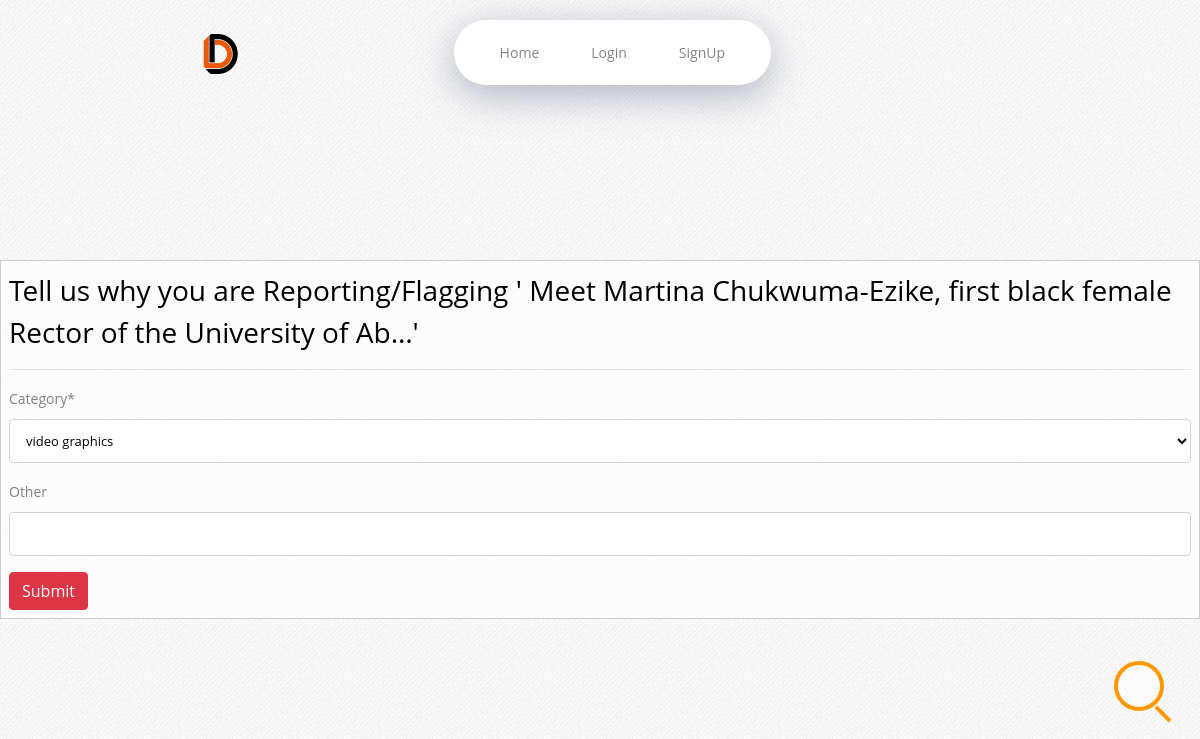
Before: /post/flag/17/ with the older database file.
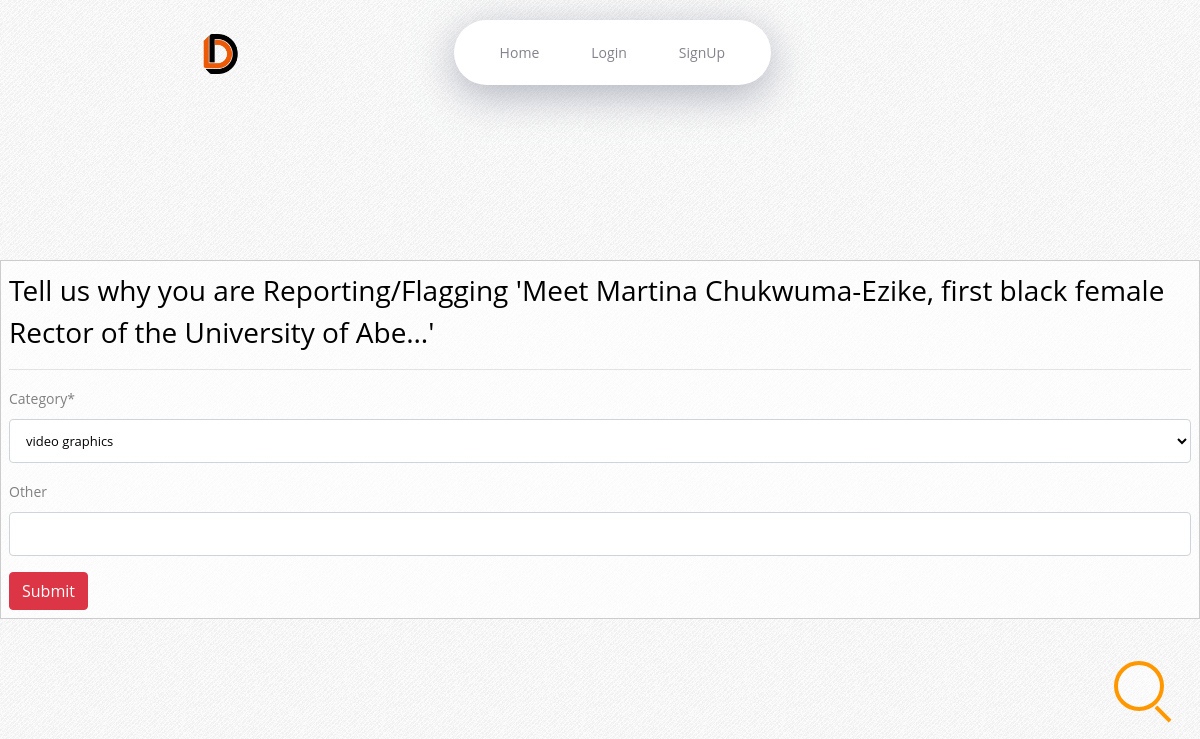
After: the same page with the newer database file.
### users/models.py (models this page shows, shortened)
class Post(models.Model):
    title         = models.CharField(max_length=255, unique=True,
                             help_text="Text limit is 250")
    description   = models.CharField(max_length=200,
                                   help_text="Text limit is 200, and know that this is the post snippet")
    content       = RichTextField()
    author        = models.ForeignKey(User, on_delete=models.CASCADE, max_length=255)
    upload_image  = models.ImageField(_("Image"), upload_to="post_media/image/%Y/%m/", blank=True, null=True)
    image_url     = models.CharField(max_length=3038, null=True, blank=True)
    image_color   = models.CharField(max_length=50, null=True, blank=True)
    image_caption = models.CharField(max_length=100, null=True, blank=True,
                                     help_text="Text limit is 100, and know that this is the post image description")
    video_url     = models.CharField(max_length=3000, null=True, blank=True)
    category      = models.CharField(choices=CategoryList, max_length=50, default='uncategorized')
    hashtags      = TaggableManager(verbose_name=_("Hashtags"))
    likes         = models.ManyToManyField(User, related_name="likes", blank=True)
    dislikes      = models.ManyToManyField(User, related_name="dislikes",  blank=True)
    views         = models.IntegerField(default=0, null=True, blank=True)
    scraped       = models.BooleanField(default=False)
    date_posted   = models.DateTimeField(default=timezone.now)
    class Meta:
        ordering = ['-id']

### users/views.py (the view)
# urls.py: path('post/flag/<int:pk>/', views.post_flag_view, name="flag"),
def post_flag_view(request, pk, *args, **kwargs):
    qs = Post.objects.filter(pk=pk)
    if not qs.exists():
        raise Http404
    else:
        qs = qs.first()
        qss = str(qs.id)
        context = {
            "post": qs,
            "form": FlagForm,
            "post_uuid": "DEVDIV0"+qss+"016",
        }
        return render(request, "users/post-flag.html", context)

### users/templates/users/post-flag.html (shortened to what this page needs)
{% extends 'base.html' %}
{% load crispy_forms_tags %}
{% block content %}
<br />
<br />
<div class="flag">
    <h3>Tell us why you are Reporting/Flagging '{{post.title | truncatechars:80 }}'</h3>
    <hr />
    <form action="{% url 'users:flagging' post_uuid %}" method="POST">
        {{form|crispy}}
        <button type="submit" class="btn btn-danger">Submit</button>
    </form>
</div>
{% endblock content %}

### templates/base.html (shortened to what this page needs)
{% load static %}
<!DOCTYPE html>
<html lang="en">
  <head>
    <link
      rel="stylesheet"
      href="https://ajax.googleapis.com/ajax/libs/jqueryui/1.12.1/themes/smoothness/jquery-ui.css"
    />
    <link
      rel="stylesheet"
      href="https://cdnjs.cloudflare.com/ajax/libs/slick-carousel/1.8.1/slick.min.css"
    />
    <link
      rel="stylesheet"
      href="https://stackpath.bootstrapcdn.com/bootstrap/4.4.1/css/bootstrap.min.css"
    />
    <link rel="stylesheet" href="{% static 'css/Main.css'%}" />
    <link rel="stylesheet" href="{% static 'css/style.css'%}" />
  </head>
  <body>
    <div id="app" class="load-none">
      <header class="top mb-4">{% include 'navbar.html' %}</header>
      <div class="devdiv-content">
        {% block content %}{% endblock content %} {% include 'aside.html' %}
      </div>
    </div>
  </body>
</html>

### templates/navbar.html (shortened to what this page needs)
{% load static %}
<img src="{% static 'logo.png' %}" onclick="window.location = `/`" class="logo_pc pointer" alt="logo" />
<nav class="nav npc">
  <a href="{% url 'users:home' %}" class="nav-item" active-color="orange">Home</a>
  {% if user.is_authenticated %}
  <a href="{% url 'users:post-create' %}" class="nav-item" active-color="green">New Post</a>
  <a href="{% url 'users:profile' %}" class="nav-item" active-color="aqua">Profile</a>
  <a href="#" class="nav-item logout" onclick="logout_show()" active-color="red">Logout</a>
  {% else %}
  <a href="{% url 'users:login' %}" class="nav-item" active-color="aqua">Login</a>
  <a href="{% url 'users:register' %}" class="nav-item" active-color="purple">SignUp</a>
  {% endif %}
</nav>
<form id="s-content" method="GET" action="{% url 'users:search' %}">
  <input type="text" name="q" style="background-color: rgba(255, 255, 255, 0.433);" value="{{request.GET.q | truncatechars:5}}" class="s-input" id="s-input">
  <button type="reset" class="s" id="s-btn"></button>
</form>

### static/css/Main.css (style rules this page uses)
:root { font-family: "Montserrat", sans-serif; }
* { box-sizing: border-box; margin: 0; padding: 0; font-family: "Open Sans" !important; }
body { font-weight: 300; font-size: 15px; line-height: 1.7; color: currentColor; background-image: url("/static/debut_light.webp"); background-position: center; background-repeat: repeat; overflow-x: hidden; transition: all 300ms linear; margin: 0px; padding: 0px; background-color: #fff; transition: all 1s; }
.devdiv-content { position: relative; top: 120px; left: 0; width: 100%; display: flex; transition: all 0.3s; flex-direction: column; justify-content: space-between; flex-wrap: nowrap; align-items: stretch; align-content: space-around; }
#app, .nav-overlay { width: 100%; height: 100%; }
.pointer { cursor: pointer !important; }
header { position: absolute; top: 20px; margin: 0; width: 98.9%; align-content: center; text-align: center; }
* { box-sizing: border-box; }
a { cursor: pointer; }
.nav.npc { display: inline-flex; position: relative; overflow: hidden; max-width: 100%; background-color: #fff; padding: 0 20px; border-radius: 40px; box-shadow: 0 10px 40px rgba(159, 162, 177, 0.8); transition: all 0.4s; }
.nav-item { color: #83818c; padding: 20px; text-decoration: none; transition: 0.3s; margin: 0 6px; z-index: 1; font-family: "DM Sans", sans-serif; font-weight: 500; position: relative; }
.nav-item:before { content: ""; position: absolute; bottom: -6px; left: 0; width: 100%; height: 5px; background-color: #dfe2ea; border-radius: 8px 8px 0 0; opacity: 0; transition: 0.3s; }
.nav { position: fixed; z-index: 992; }
.nav:before, .nav:after { content: ""; position: fixed; top: 20px; left: 8px; width: 0; height: 0; background-color: rgba(20, 21, 26, 0.6); border-bottom-right-radius: 200%; z-index: -1; transition: border-radius linear 0.8s, width cubic-bezier(0.77, 0, 0.175, 1) 0.6s, height cubic-bezier(0.77, 0, 0.175, 1) 0.6s; }
.nav:after { background-color: #09090c; background-image: url("/static/pat.svg"); background-position: bottom center; background-repeat: no-repeat; background-size: 300%; transition-delay: 0s; box-shadow: 6px 7px 28px 0 rgba(16, 16, 16, 0.3); }
.nav:before { transition-delay: 0.2s; }
.logo_pc { height: 40px; position: relative; right: 17%; transform: translateX(-30%); }
html { position: relative; overflow-x: hidden !important; }
a, a:hover { text-decoration: none; }
.top { position: relative; transition: all 0.4s; z-index: 3; }
#s-content { position: fixed; height: 50px; width: 55px; bottom: 4rem; right: -1rem; z-index: 991; }
.s-input { box-sizing: border-box; width: 50px; height: 50px; border: 4px solid #ff9800; border-radius: 50%; background: none; color: #000; font-size: 16px; font-weight: 400; font-family: Roboto; outline: 0; transition: width 0.4s ease-in-out, border-radius 0.8s ease-in-out, padding 0.2s; transition-delay: 0.4s; transform: translate(-100%, -50%); }
.s { background: none; position: absolute; top: 0px; left: 0; height: 50px; width: 50px; padding: 0; border-radius: 100%; outline: 0; border: 0; color: inherit; cursor: pointer; transition: 0.2s ease-in-out; transform: translate(-100%, -50%); }
.s:before { content: ""; position: absolute; width: 20px; height: 4px; background-color: #ff9800; transform: rotate(45deg); margin-top: 26px; margin-left: 17px; transition: 0.2s ease-in-out; }
a { text-decoration: none; }

### users/templates/users/post-flag.html (style rules this page uses)
.flag { position: sticky; padding: 0.5rem; border: 1px solid #ccc; background: #fffa; }
form { line-height: 25px; position: relative; width: 100%; }
form input { border-top: 2px solid #ccc; }

Changed rows visible on the page:
changed Post: title "Meet Martina Chukwuma-Ezike, first black female Rector of the University of Ab…" → "Meet Martina Chukwuma-Ezike, first black female Rector of the University of Abe…"
